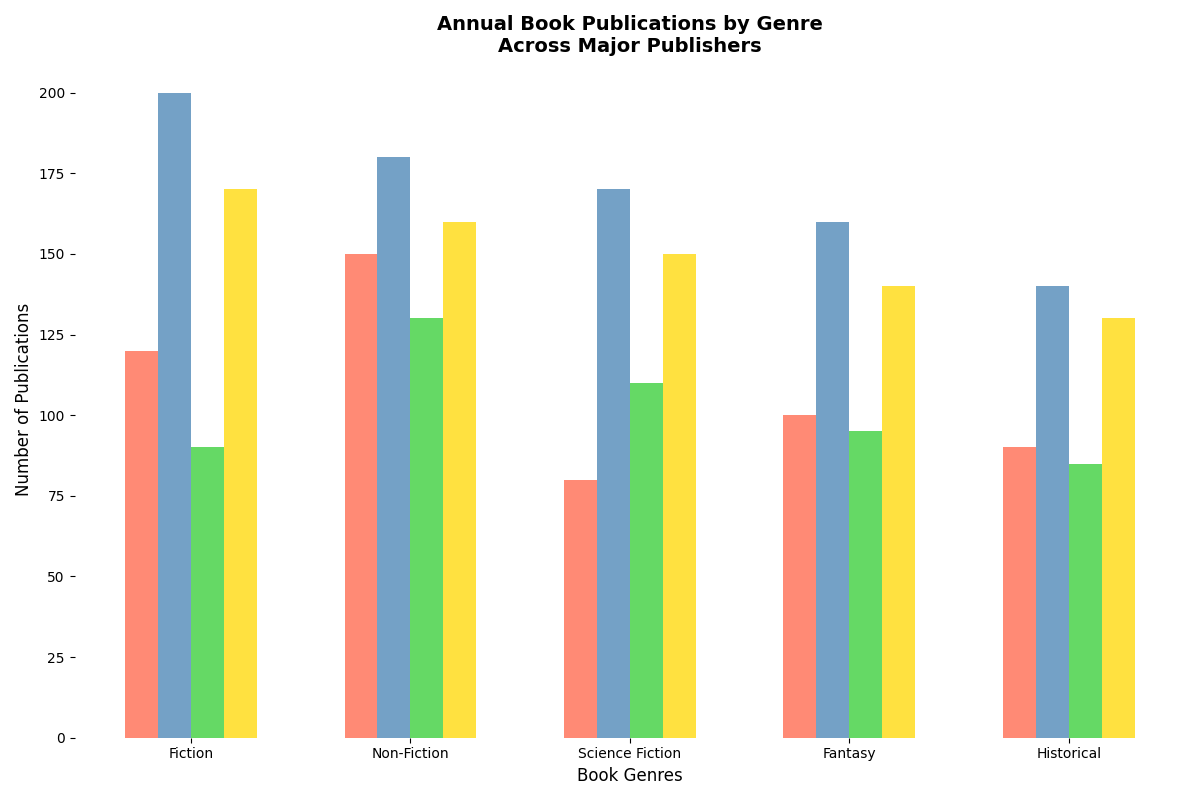

Python code for this plot:
import matplotlib.pyplot as plt
import numpy as np

# Publishers and genres
publishers = ['Publisher A', 'Publisher B', 'Publisher C', 'Publisher D']
genres = ['Fiction', 'Non-Fiction', 'Science Fiction', 'Fantasy', 'Historical']

# Publication data for five years (Year 1-5)
data = np.array([
    [120, 150, 80, 100, 90],     # Publisher A
    [200, 180, 170, 160, 140],   # Publisher B
    [90, 130, 110, 95, 85],      # Publisher C
    [170, 160, 150, 140, 130]    # Publisher D
])

# Years
years = ['Year 1', 'Year 2', 'Year 3', 'Year 4', 'Year 5']

# Plotting the data
fig, ax = plt.subplots(figsize=(12, 8))

# Number of bars per group
num_publishers = data.shape[0]

# Bar widths and positions
bar_width = 0.15
positions = np.arange(len(genres))

# Colors for publishers
colors = ['#FF6347', '#4682B4', '#32CD32', '#FFD700']

# Plot bar groups for each year
for idx, (publisher, color) in enumerate(zip(publishers, colors)):
    bar_positions = positions + idx * bar_width
    ax.bar(bar_positions, data[idx], width=bar_width, color=color, alpha=0.75)

# Customizing the plot
ax.set_xlabel('Book Genres', fontsize=12)
ax.set_ylabel('Number of Publications', fontsize=12)
ax.set_title('Annual Book Publications by Genre\nAcross Major Publishers', fontsize=14, fontweight='bold')
ax.set_xticks(positions + bar_width * (num_publishers - 1) / 2)
ax.set_xticklabels(genres)

# Removing stylistic elements
ax.spines['top'].set_visible(False)
ax.spines['right'].set_visible(False)
ax.spines['left'].set_visible(False)
ax.spines['bottom'].set_visible(False)

# Removing legend
# Removing data labels

plt.tight_layout()
plt.show()
